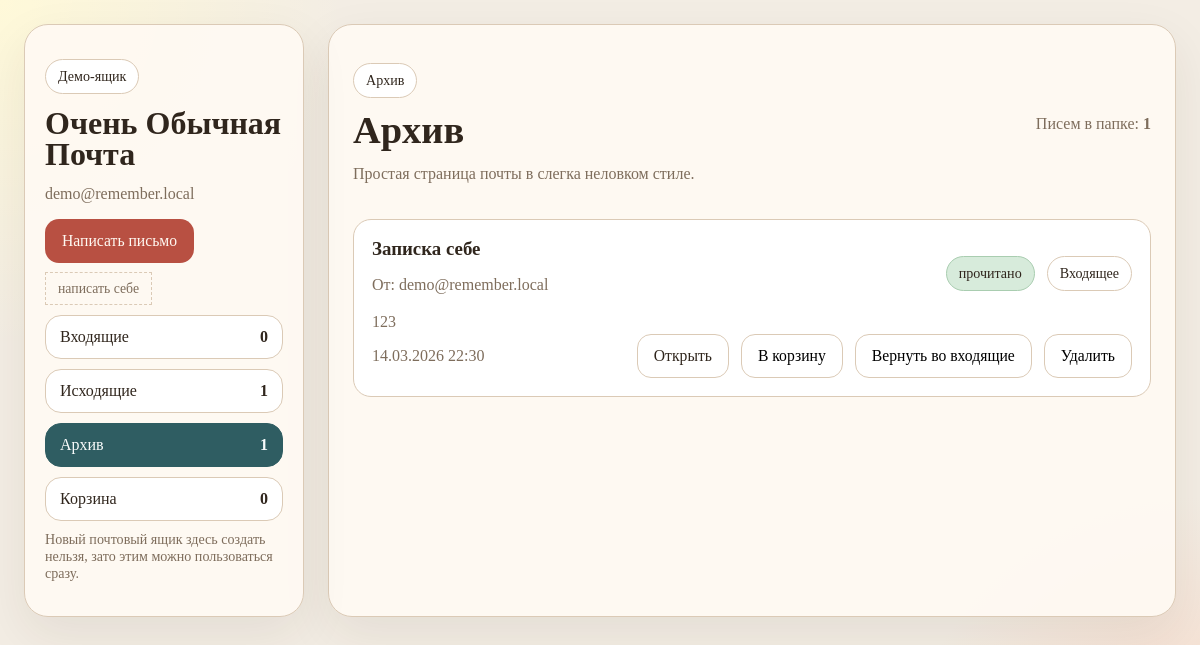
The page /mailbox/?folder=archive on the database its author committed.
### mailbox_api/models.py (models this page shows, shortened)
class UserAccount(models.Model):
    email = models.EmailField(unique=True, validators=[EmailValidator()])
    display_name = models.CharField(max_length=255, blank=True)
    created_at = models.DateTimeField(auto_now_add=True)
    class Meta:
        ordering = ["email"]

class MailboxEntry(models.Model):
    class Direction(models.TextChoices):
        INCOMING = "incoming", "Incoming"
        OUTGOING = "outgoing", "Outgoing"
    class Folder(models.TextChoices):
        INBOX = "inbox", "Inbox"
        OUTBOX = "outbox", "Outbox"
        ARCHIVE = "archive", "Archive"
        TRASH = "trash", "Trash"
    owner = models.ForeignKey(
        UserAccount,
        on_delete=models.CASCADE,
        related_name="mailbox_entries",
    )
    message = models.ForeignKey(
        Message,
        on_delete=models.CASCADE,
        related_name="mailbox_entries",
    )
    direction = models.CharField(max_length=10, choices=Direction.choices)
    folder = models.CharField(max_length=10, choices=Folder.choices)
    is_read = models.BooleanField(default=False)
    read_at = models.DateTimeField(null=True, blank=True)
    updated_at = models.DateTimeField(auto_now=True)
    created_at = models.DateTimeField(auto_now_add=True)
    class Meta:
        ordering = ["-message__created_at", "-created_at"]
        constraints = [
            models.UniqueConstraint(
                fields=["owner", "message", "direction"],
                name="unique_mailbox_entry_per_owner_direction",
            )
        ]

class Message(models.Model):
    sender = models.ForeignKey(
        UserAccount,
        on_delete=models.CASCADE,
        related_name="sent_messages",
    )
    recipient = models.ForeignKey(
        UserAccount,
        on_delete=models.CASCADE,
        related_name="received_messages",
    )
    subject = models.CharField(max_length=255)
    body = models.TextField()
    created_at = models.DateTimeField(auto_now_add=True)
    class Meta:
        ordering = ["-created_at"]

### mailbox_api/views.py (the view)
# urls.py: path("mailbox/", MailboxPageView.as_view(), name="mailbox-home"),
class MailboxPageView(View):
    template_name = "mailbox_api/mailbox.html"
    def get(self, request: HttpRequest) -> HttpResponse:
        active_folder = get_active_folder(request.GET.get("folder"))
        entries = [
            decorate_entry(entry)
            for entry in get_demo_mailbox_queryset()
            .filter(folder=active_folder)
            .order_by("is_read", "-message__created_at")
        ]
        context = build_mailbox_base_context(active_folder=active_folder)
        context.update({"entries": entries})
        return render(request, self.template_name, context)

### mailbox_api/services.py (called while the page is built)
def get_or_create_user(email: str, display_name: str = "") -> UserAccount:
    normalized_email = email.strip().lower()
    user, _ = UserAccount.objects.get_or_create(email=normalized_email)
    if display_name and user.display_name != display_name:
        user.display_name = display_name
        user.save(update_fields=["display_name"])
    return user

### mailbox_api/views.py (called while the page is built)
def get_demo_user() -> UserAccount:
    return get_or_create_user(
        settings.DEMO_MAILBOX_EMAIL,
        display_name=settings.DEMO_MAILBOX_NAME,
    )

def get_demo_mailbox_queryset() -> QuerySet[MailboxEntry]:
    demo_user = get_demo_user()
    return MailboxEntry.objects.select_related(
        "owner",
        "message",
        "message__sender",
        "message__recipient",
    ).filter(owner=demo_user)

def get_active_folder(folder_name: str | None) -> str:
    if folder_name in MailboxEntry.Folder.values:
        return folder_name
    return MailboxEntry.Folder.INBOX

def get_folder_label(folder_name: str) -> str:
    labels = {
        MailboxEntry.Folder.INBOX: "Входящие",
        MailboxEntry.Folder.OUTBOX: "Исходящие",
        MailboxEntry.Folder.ARCHIVE: "Архив",
        MailboxEntry.Folder.TRASH: "Корзина",
    }
    return labels[folder_name]

def get_quick_actions(entry: MailboxEntry) -> list[dict[str, str]]:
    actions: list[dict[str, str]] = []
    base_folder = (
        MailboxEntry.Folder.INBOX
        if entry.direction == MailboxEntry.Direction.INCOMING
        else MailboxEntry.Folder.OUTBOX
    )
    if entry.folder != MailboxEntry.Folder.ARCHIVE:
        actions.append({"value": MailboxEntry.Folder.ARCHIVE, "label": "В архив"})
    if entry.folder != MailboxEntry.Folder.TRASH:
        actions.append({"value": MailboxEntry.Folder.TRASH, "label": "В корзину"})
    if entry.folder != base_folder:
        label = "Вернуть во входящие" if base_folder == MailboxEntry.Folder.INBOX else "Вернуть в исходящие"
        actions.append({"value": base_folder, "label": label})
    return actions

def decorate_entry(entry: MailboxEntry) -> MailboxEntry:
    entry.quick_actions = get_quick_actions(entry)
    entry.folder_label = get_folder_label(entry.folder)
    entry.direction_label = "Входящее" if entry.direction == MailboxEntry.Direction.INCOMING else "Исходящее"
    return entry

### mailbox_api/templates/mailbox_api/mailbox.html (shortened to what this page needs)
{% extends "mailbox_api/base.html" %}
{% block content %}
    <div class="header-row">
        <div>
            <p class="pill">{{ active_folder_label }}</p>
            <h2 class="mail-title" style="font-size: 2.4rem;">{{ active_folder_label }}</h2>
            <p class="muted">Простая страница почты в слегка неловком стиле.</p>
        </div>
        <div class="muted">Писем в папке: <strong>{{ entries|length }}</strong></div>
    </div>
    {% if entries %}
        <section class="message-list">
            {% for entry in entries %}
                <article class="message-item{% if not entry.is_read %} unread{% endif %}">
                    <div class="message-top">
                        <div>
                            <a href="{% url 'mailbox-entry-detail' entry.id %}">
                                <h3 class="subject">{{ entry.message.subject }}</h3>
                            </a>
                            <p class="muted">
                                {% if entry.direction == "incoming" %}
                                    От: {{ entry.message.sender.email }}
                                {% else %}
                                    Кому: {{ entry.message.recipient.email }}
                                {% endif %}
                            </p>
                        </div>
                        <div class="actions">
                            {% if entry.is_read %}
                                <span class="badge-read">прочитано</span>
                            {% else %}
                                <span class="badge-unread">не прочитано</span>
                            {% endif %}
                            <span class="badge-folder">{{ entry.direction_label }}</span>
                        </div>
                    </div>
                    <p class="snippet">{{ entry.message.body|truncatechars:160 }}</p>
                    <div class="message-bottom">
                        <div class="muted">{{ entry.message.created_at|date:"d.m.Y H:i" }}</div>
                        <div class="actions">
                            <a class="button button-ghost" href="{% url 'mailbox-entry-detail' entry.id %}">Открыть</a>
                            {% for action in entry.quick_actions %}
                                <form method="post" action="{% url 'mailbox-entry-move' entry.id %}">
                                    <button class="button button-ghost" type="submit">{{ action.label }}</button>
                                </form>
                            {% endfor %}
                            <form method="post" action="{% url 'mailbox-entry-delete' entry.id %}">
                                <button class="button button-ghost" type="submit">Удалить</button>
                            </form>
                        </div>
                    </div>
                </article>
            {% endfor %}
        </section>
    {% else %}
        <div class="empty">
            <h3>Пока пусто</h3>
            <p>В этой папке пока нет писем. Можно написать кому-нибудь или тихонько написать себе.</p>
        </div>
    {% endif %}
{% endblock %}

### mailbox_api/templates/mailbox_api/base.html (shortened to what this page needs)
<!DOCTYPE html>
<html lang="ru">
<head>
</head>
<body>
    <div class="shell">
        <div class="layout">
            <aside class="sidebar">
                <p class="pill">Демо-ящик</p>
                <h1 class="mail-title">{{ demo_user.display_name }}</h1>
                <p class="muted">{{ demo_user.email }}</p>
                <p><a class="compose-button" href="{% url 'mailbox-compose' %}">Написать письмо</a></p>
                <p><a class="button-subtle" href="{% url 'mailbox-compose' %}?subject=Записка%20себе">написать себе</a></p>
                <ul class="nav-list">
                    {% for item in folder_links %}
                        <li>
                            <a class="nav-link{% if item.is_active %} active{% endif %}" href="{% url 'mailbox-home' %}?folder={{ item.value }}">
                                <span>{{ item.label }}</span>
                                <strong>{{ item.count }}</strong>
                            </a>
                        </li>
                    {% endfor %}
                </ul>
                <p class="tiny-note">Новый почтовый ящик здесь создать нельзя, зато этим можно пользоваться сразу.</p>
            </aside>
            <main class="content">
                {% block content %}{% endblock %}
            </main>
        </div>
    </div>
</body>
</html>

### mailbox_api/templates/mailbox_api/base.html (style rules this page uses)
:root { --bg: #f3ede4; --paper: #fffaf4; --paper-2: #fff; --ink: #30261d; --muted: #7e6d5c; --line: #dbcab6; --accent: #b85042; --accent-dark: #8d372d; --ok-soft: #d7ebdb; }
* { box-sizing: border-box; }
body { margin: 0; color: var(--ink); background: radial-gradient(circle at top left, #fff9d9 0, transparent 24%), radial-gradient(circle at bottom right, #f7d8c7 0, transparent 21%), var(--bg); font-family: Georgia, "Times New Roman", serif; min-height: 100vh; }
a { color: inherit; text-decoration: none; }
.shell { max-width: 1280px; margin: 0 auto; padding: 24px; }
.layout { display: grid; grid-template-columns: 280px minmax(0, 1fr); gap: 24px; }
.sidebar, .content { border: 1px solid var(--line); border-radius: 24px; background: rgba(255, 250, 244, 0.92); box-shadow: 0 18px 50px rgba(48, 38, 29, 0.08); }
.sidebar { padding: 20px; position: sticky; top: 24px; height: fit-content; }
.content { padding: 24px; }
.mail-title { margin: 0 0 6px; font-size: 2rem; line-height: 0.95; }
.muted { color: var(--muted); }
.pill, .badge-unread, .badge-read, .badge-folder { display: inline-flex; align-items: center; padding: 8px 12px; border-radius: 999px; font-size: 0.88rem; border: 1px solid var(--line); background: var(--paper-2); }
.badge-read { background: var(--ok-soft); border-color: #a9cdb0; }
.compose-button, .button, button { display: inline-flex; align-items: center; justify-content: center; gap: 8px; border: 1px solid transparent; border-radius: 14px; padding: 12px 16px; font-size: 0.98rem; font-family: inherit; cursor: pointer; }
.compose-button, .button-primary { background: var(--accent); color: #fff9f2; }
.button-ghost { background: var(--paper-2); border-color: var(--line); }
.button-subtle { padding: 8px 12px; font-size: 0.86rem; background: transparent; color: var(--muted); border: 1px dashed var(--line); }
.nav-list { display: grid; gap: 10px; margin: 18px 0 0; padding: 0; list-style: none; }
.nav-link { display: flex; justify-content: space-between; align-items: center; padding: 12px 14px; border-radius: 16px; border: 1px solid var(--line); background: var(--paper-2); }
.nav-link.active { background: #2f5d62; color: #f8fbfb; border-color: #2f5d62; }
.header-row, .message-top, .message-bottom, .detail-meta, .actions { display: flex; justify-content: space-between; gap: 12px; flex-wrap: wrap; align-items: center; }
.message-list { display: grid; gap: 14px; margin-top: 20px; }
.message-item, .panel { border: 1px solid var(--line); border-radius: 18px; padding: 18px; background: var(--paper-2); }
.subject { font-size: 1.18rem; margin: 0; }
.snippet { margin: 0; color: var(--muted); line-height: 1.55; }
.tiny-note { margin-top: 10px; font-size: 0.88rem; color: var(--muted); }

### rows shown on the page
UserAccount: display_name "Очень Обычная Почта", email "demo@remember.local"
MailboxEntry: message.subject "Записка себе", message.sender.email "demo@remember.local", is_read "прочитано", direction_label "Входящее", message.body "123", message.created_at "14.03.2026 22:30", label "В корзину" "Вернуть во входящие"

### other values the page prints
{{ item.label }} "Входящие" "Исходящие" "Архив" "Корзина"
{{ item.count }} "0" "1" "1" "0"
{{ active_folder_label }} "Архив"
{{ entries|length }} "1"
